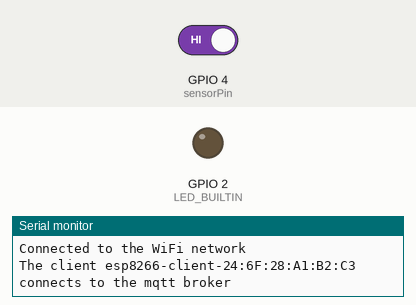
This sketch was run on a simulated ESP8266 (NodeMCU). On the bench: output pins drawn as LEDs (lit = HIGH, except the on-board LED, lit = LOW), the last lines printed to the serial monitor. The test bench sets the inputs (shaded band); at power-on: GPIO 4 (sensorPin) HIGH. WiFi joins after 1.5 s; servers stay silent unless stated; no MQTT or app messages arrive unless stated.

Above: at 1.51 s.
At 2.7 s:
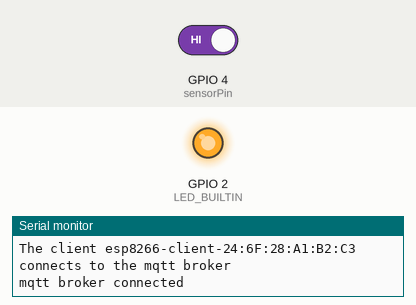
2.8 s: GPIO 4 (sensorPin) driven LOW
Timing chart, 0 to 5.8 s (numbered marks = the images above; inputs shaded):
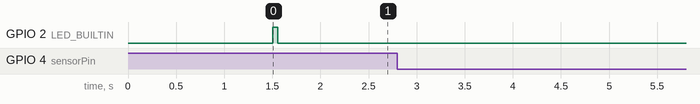

The sketch:

Task4_BLS.ino
```cpp
#include <ESP8266WiFi.h>
#include <PubSubClient.h>

#define sensorPin 4

const char *ssid = "WIFI_SSID";
const char *password = "WIFI_PASSWORD";

const char *mqtt_broker = "broker's IP";
const char *topic = "GROUP";
const char *mqtt_username = "client";
const char *mqtt_password = "test";
const int mqtt_port = 1883;

unsigned long t;
int delayT = 100;

WiFiClient espClient;
PubSubClient client(espClient);

void setup() {
  pinMode(LED_BUILTIN, OUTPUT);
  pinMode(sensorPin, INPUT);

  digitalWrite(LED_BUILTIN, 0);

  Serial.begin(115200);

  WiFi.begin(ssid, password);
  while (WiFi.status() != WL_CONNECTED) {
      delay(500);
      Serial.println("Connecting to WiFi..");
  }
  Serial.println("Connected to the WiFi network");

  digitalWrite(LED_BUILTIN, 1);

  client.setServer(mqtt_broker, mqtt_port);

  while (!client.connected()) {
      String client_id = "esp8266-client-";
      client_id += String(WiFi.macAddress());
      Serial.printf("The client %s connects to the mqtt broker\n", client_id.c_str());
      if (client.connect(client_id.c_str(), mqtt_username, mqtt_password)) {
          Serial.println("mqtt broker connected");
      } else {
          Serial.print("failed with state ");
          Serial.print(client.state());
          delay(2000);
      }
  }

  digitalWrite(LED_BUILTIN, 0);

  t=millis();
}

void loop() {
  client.loop();
  if(millis() > t+delayT){
    t=millis();

    if(!digitalRead(sensorPin)){

      if (client.publish(topic, "1")) { // publish "1" when sensor is triggered
         digitalWrite(LED_BUILTIN, 1);

         Serial.println("Publish ok");

         delayT=5000; // wait for 5 seconds before checking again

      } else {
         Serial.println("Publish failed");
      }
    } else {
      delayT=100; // check the sensor every 100 milliseconds when it's not triggered
    }
  } else digitalWrite(LED_BUILTIN, 0);
}
```
